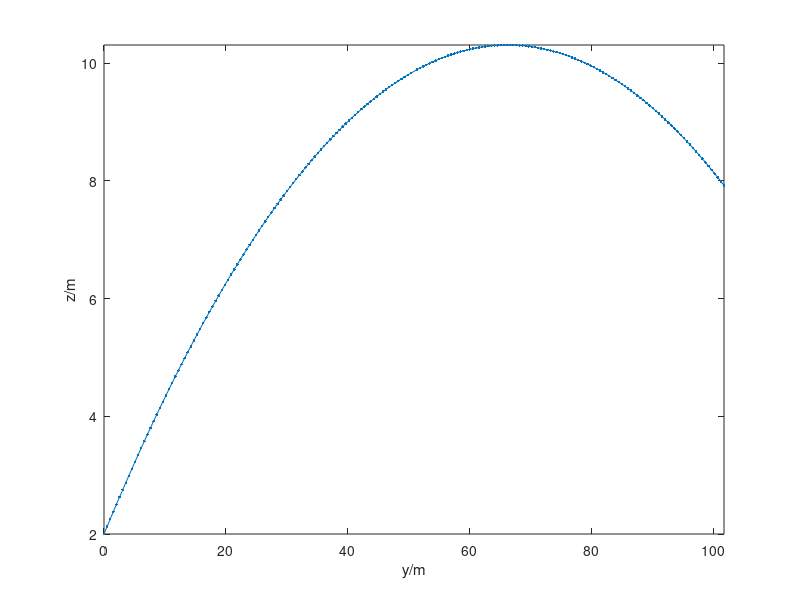

Recreate this plot in MATLAB.
%%% tennisball.m
%% Numerical simulation of object motion in 2D with gravity
%% (base SI units used throughout)
%% Coordinates (y,z)
%% Parameters
m = 0.059; % tennis ball's mass
g = 9.8; % gravitational acceleration
%%
%% Initial values
t0 = 0; % initial time
y0 = 0; z0 = 2; % initial position
Py0 = 3; Pz0 = 0.75; % initial momentum
%%
t1 = t0 + 2; % final time
dt = 0.01; % time step
%%
%% Initial values
t = t0;
y = y0; z = z0;
Py = Py0; Pz = Pz0;
%%
Fy = 0; Fz = 0; % momentum influx (constant)
Gy = 0; Gz = -m * g; % momentum supply (constant)
%% %@
%% Plot & saving
%% adjust final time if not multiple of timestep
t1 = t1 + mod(t1-t0,dt);
%% Save values of all quantities at some steps during the simulation,
%% for subsequente analysis or plotting
%% (saving at all timesteps could be too costly)
Nsaves = 200; % number of timepoints to save during the simulation
%% Calculate time interval for saving
dsave = (t1-t0)/(Nsaves-1);
if abs(dsave) < abs(dt)
  error('time interval between saves is smaller than timestep')
end
%% Initialize vectors to contain saved values
tSave = nan(Nsaves,1);
ySave = nan(Nsaves,1); zSave = nan(Nsaves,1);
PySave = nan(Nsaves,1); PzSave = nan(Nsaves,1);
%% Save initial values
i = 1; % index that keeps count of savepoints
tSave(i) = t;
ySave(i) = y; zSave(i) = z;
PySave(i) = Py; PzSave(i) = Pz;
%% Initialize plot
cols = get(0, 'DefaultAxesColorOrder');
plot(ySave(1), zSave(1), '.', 'Color', cols(1,:)); axis('tight');
xlabel('y/m'); ylabel('z/m'); hold on;
%% %@
%% Numerical time integration
%% loop
while t < t1
  %% We need Py,Px,y,z,vy,vz
  %% we have y,z,Py,Pz
  %% find vy,vz using constitutive relations
  vy = Py/m; vz = Pz/m;
  %%
  %% Drive forward in time
  %% update momentum
  Py = Py + (Fy + Gy)*dt;
  Pz = Pz + (Fz + Gz)*dt;
  %% update position
  y = y + vy*dt;
  z = z + vz*dt;
  %% update time
  t = t + dt;
  %% %@
  %% Check whether to save & plot at this step
  if min(abs([0 dsave] - mod(t-t0, dsave))) <= abs(dt)/2
    i = i+1;
    tSave(i) = t;
    ySave(i) = y; zSave(i) = z;
    vySave(i) = vy; vzSave(i) = vz;
    PySave(i) = Py; PzSave(i) = Pz;
    plot(y, z, '.', 'Color', cols(1,:));
    pause(0.001);
  end %@
end %@
%% Plot full trajectory
plot(ySave, zSave, 'Color', cols(1,:)); axis('tight'); %@
